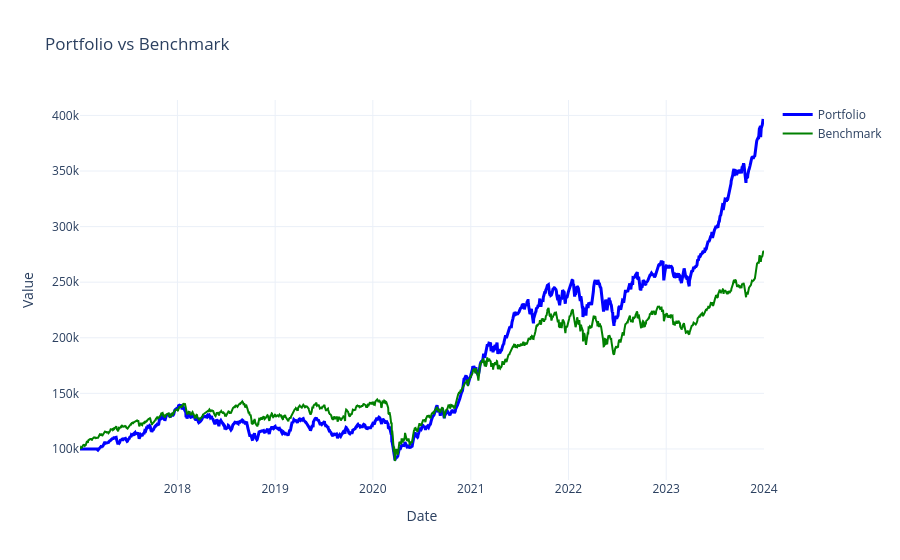

Notebook cell for this chart:
### Code cell
import plotly.graph_objects as go
import plotly.io as pio
benchmark_df = pd.read_csv('benchmark.csv', index_col=0, parse_dates=True)
benchmark_df=benchmark_df[START_DATE:END_DATE]
no_of_stocks = 100000 / benchmark_df['close'].iloc[0]
benchmark_df['close'] = benchmark_df['close'] * no_of_stocks
stats_eq = pf.stats()
eq_curve = pf.value()

fig = go.Figure()

fig.add_trace(go.Scatter(
    x=eq_curve.index,
    y=eq_curve.values,
    mode='lines',
    name='Portfolio',
    line=dict(color='blue', width=3)
))
fig.add_trace(go.Scatter(
    x=benchmark_df.index,
    y=benchmark_df.iloc[:, 0],  # assumes benchmark is in first column
    mode='lines',
    name='Benchmark',
    line=dict(color='green', width=2)
))
fig.update_layout(
    title='Portfolio vs Benchmark',
    xaxis_title='Date',
    yaxis_title='Value',
    template='plotly_white'
)

fig.show()

### Figure 1 — Plotly figure (JSON) as saved in the notebook; plotly's stock layout.template omitted (floating-point values rounded to 4 significant figures; data arrays with more than 128 entries replaced by an {"elided": "..."} marker saying what was removed)
{"data": [{"line": {"color": "blue", "width": 3}, "mode": "lines", "name": "Portfolio", "type": "scatter", "x": {"elided": "1729 str values"}, "y": {"elided": "1729 float values"}}, {"line": {"color": "green", "width": 2}, "mode": "lines", "name": "Benchmark", "type": "scatter", "x": {"elided": "1733 str values"}, "y": {"elided": "1733 float values"}}], "layout": {"title": {"text": "Portfolio vs Benchmark"}, "xaxis": {"title": {"text": "Date"}}, "yaxis": {"title": {"text": "Value"}}}}
